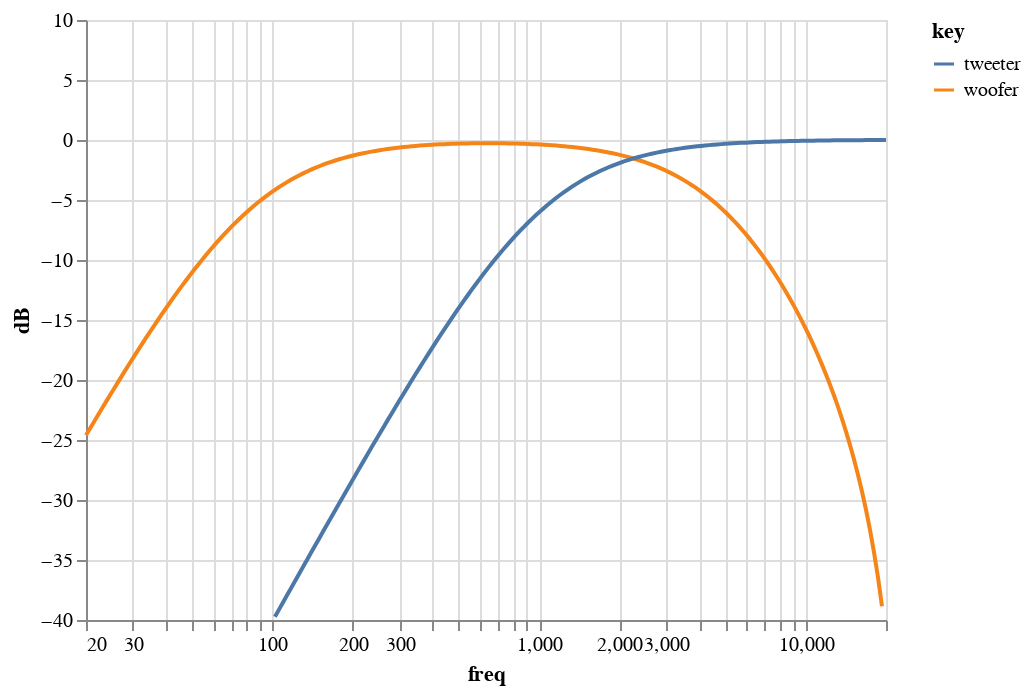

Write notebook code for a chart like this one.
### Code cell
alt.Chart(
    pd.DataFrame({'freq': freq, 'woofer': woofer_two_way, 'tweeter': tweeter_two_way})
).transform_fold(['woofer', 'tweeter']
).transform_filter('datum.value>-40'
).mark_line(
).encode(
    x=alt.X('freq:Q', scale=alt.Scale(type="log", domain=[20, 20000], nice=False)), 
    y=alt.Y('value:Q', title='dB', scale=alt.Scale(domain=[-40, 10])),
    color='key:N',
)

### Figure 1 — Vega-Lite specification as saved in the notebook (floating-point values rounded to 4 significant figures; data arrays with more than 128 entries replaced by an {"elided": "..."} marker saying what was removed)
{"config": {"view": {"continuousWidth": 400, "continuousHeight": 300}}, "data": {"name": "data-eed2040aa7500c7b066366acab262c41"}, "mark": "line", "encoding": {"color": {"type": "nominal", "field": "key"}, "x": {"type": "quantitative", "field": "freq", "scale": {"domain": [20, 20000], "nice": false, "type": "log"}}, "y": {"type": "quantitative", "field": "value", "scale": {"domain": [-40, 10]}, "title": "dB"}}, "transform": [{"fold": ["woofer", "tweeter"]}, {"filter": "datum.value>-40"}], "$schema": "https://vega.github.io/schema/vega-lite/v4.8.1.json", "datasets": {"data-eed2040aa7500c7b066366acab262c41": {"elided": "200 records"}}}
